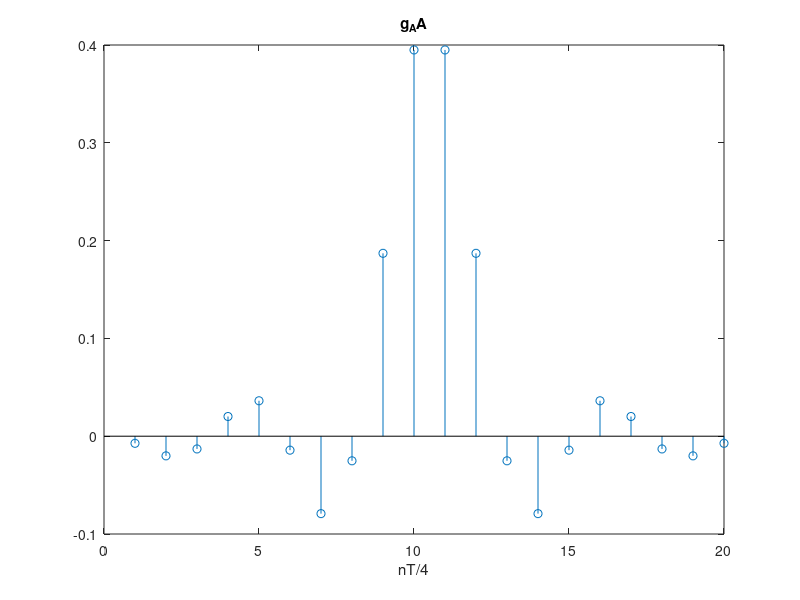

This figure's MATLAB source: (Note: this script raises an error after producing the figure.)
clc; clear all; close all;

%% Load common variable
if ~exist("common.mat", 'file')
    common;
end

load("common.mat");

%% AA filter

Fpass = 0.35;             % Passband Frequency
Fstop = 0.55;             % Stopband Frequency
Dpass = 0.057501127785;   % Passband Ripple
Dstop = 0.0031622776602;  % Stopband Attenuation
dens  = 20;               % Density Factor

% Calculate the order from the parameters using FIRPMORD.
[N, Fo, Ao, W] = firpmord([Fpass, Fstop], [1 0], [Dpass, Dstop]);

% Calculate the coefficients using the FIRPM function.
g_AA  = firpm(N, Fo, Ao, W, {dens});
figure, stem(g_AA), title('g_AA'), xlabel('nT/4')
Hd = dfilt.dffir(g_AA);

F0=2;
r_r = filter(g_AA , 1, r_c(:,3));
figure, stem(r_r(1:100)), title('r_r'), xlabel('nT/4')
s_r=filter(g_AA, 1, s_c);
figure, stem(s_r(1:100)), title('s_r'), xlabel('nT/4')
qg_up = conv(q_c, g_AA);
figure, stem(qg_up), title('convolution of g_AA and q_c'), xlabel('nT/4')
t0_bar = find(qg_up==max(qg_up));
x = downsample(r_r(t0_bar:end), 2);
figure, stem(x(1:100)), title('x'), xlabel('nT/2')
x_NN=downsample(s_r(t0_bar:end), 2);
figure, stem(x_NN(1:100)), title('x without noise'), xlabel('nT/2')

%scatterplot(x_NN)
h = downsample(qg_up,2);
figure, stem(h), title('h'), xlabel('nT/2')
h = h.';
r_gAA = xcorr(g_AA);
figure, stem(r_gAA), title('r_g'), xlabel('nT/2')
N0 = (sigma_a * E_qc)/(4*SNR_lin(3));
r_w = N0 * downsample(r_gAA, 2);
r_w = r_w.';
figure, stem(r_w), title('r_g'), xlabel('nT/2')

N1 = 7;
N2 = 9;

M1 = 8;
D = 2;
M2 = N2 + M1 - 1 - D;

[c, Jmin]= WienerC_frac(h, r_w, sigma_a, M1, M2, D, N1, N2);
figure, stem(c), title('c'), xlabel('nT/2')
psi = conv(c, h);
figure, stem(psi), title('psi'), xlabel('nT')
b = -psi(find(psi==max(psi))+1:end); 
figure, stem(b), title('b'), xlabel('nT')
decisions = equalization_DFE(x, c, b, D);
decisions = downsample(decisions(2:end),2);

%detection
[Pe_d, errors] = SER(a(1:end-4), decisions);


